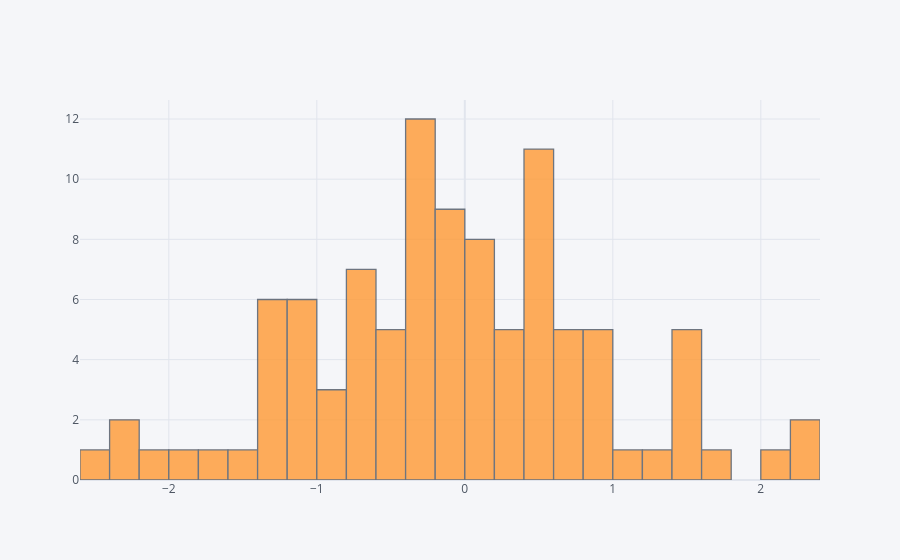

Source (notebook cell):
### Markdown cell above
## histogram

### Code cell
df['A'].iplot(kind='hist',bins=25)

### Figure 1 — Plotly figure (JSON) as saved in the notebook; plotly's stock layout.template omitted (floating-point values rounded to 4 significant figures)
{"data": [{"histfunc": "count", "histnorm": "", "marker": {"color": "rgba(255, 153, 51, 1.0)", "line": {"color": "#4D5663", "width": 1.3}}, "name": "A", "nbinsx": 25, "opacity": 0.8, "orientation": "v", "type": "histogram", "x": [-0.6582, -0.4412, 1.0, -0.5605, 0.475, -0.8223, 1.584, 0.7678, 0.6788, -0.4802, -0.04095, 0.849, 0.6261, 0.3487, -0.08229, -0.3582, 0.9176, 0.5402, -1.031, -0.4161, 0.1016, -0.652, 0.4682, 1.402, -1.994, 0.2606, -0.2202, 0.01357, -0.2399, -1.369, -0.6329, -0.399, -0.2886, 0.009561, 0.1206, -1.057, 0.4437, 0.4058, -0.2505, 0.4153, -1.753, 1.517, -1.429, 2.226, 2.017, 1.274, 0.1015, -0.07615, -0.3319, 1.716, 1.52, 0.4153, 2.211, 0.8519, -0.07633, -2.16, 0.75, -0.2304, -0.1185, -0.1428, 0.1436, 0.5224, -1.195, -0.02244, -1.384, -1.136, 0.8, -1.328, -0.7813, 0.01395, 0.5986, -1.398, -0.7679, 0.8828, -0.2152, -0.9674, -0.2055, -0.1197, 0.2827, -1.315, -2.505, -0.2814, -1.35, -0.8589, -1.199, -0.5305, 0.2204, -1.171, -0.7886, -0.09278, -0.7833, 0.122, -0.2913, -2.218, 0.6102, 0.4612, 0.2542, 0.4201, 1.552, -2.394]}], "layout": {"barmode": "overlay", "legend": {"bgcolor": "#F5F6F9", "font": {"color": "#4D5663"}}, "paper_bgcolor": "#F5F6F9", "plot_bgcolor": "#F5F6F9", "title": {"font": {"color": "#4D5663"}}, "xaxis": {"gridcolor": "#E1E5ED", "showgrid": true, "tickfont": {"color": "#4D5663"}, "title": {"font": {"color": "#4D5663"}, "text": ""}, "zerolinecolor": "#E1E5ED"}, "yaxis": {"gridcolor": "#E1E5ED", "showgrid": true, "tickfont": {"color": "#4D5663"}, "title": {"font": {"color": "#4D5663"}, "text": ""}, "zerolinecolor": "#E1E5ED"}}}
